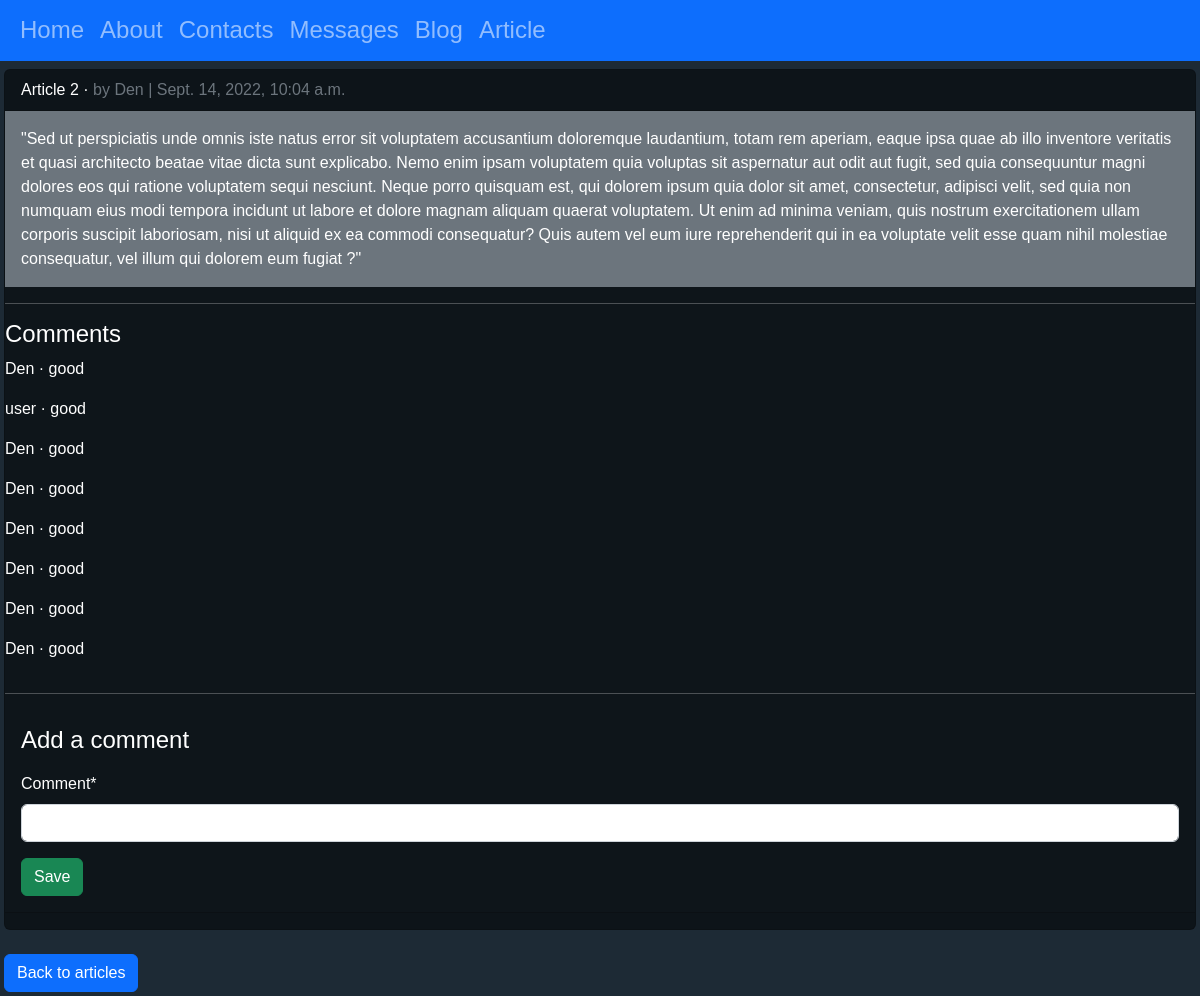
The app's page /articles/article/2/ with its own data.
### articles/models.py (models this page shows, shortened)
class Article(models.Model):
    title = models.CharField(max_length=255)
    body = models.TextField()
    date = models.DateTimeField(auto_now_add=True)
    author = models.ForeignKey("auth.User", on_delete=models.CASCADE)

class Comment(models.Model):
    article = models.ForeignKey(Article, on_delete=models.CASCADE)
    comment = models.CharField(max_length=140)
    date = models.DateTimeField(auto_now_add=True)
    author = models.ForeignKey("auth.User", on_delete=models.CASCADE)
    def __str__(self):
        return self.comment

### articles/views.py (the view, shortened to what this page needs)
# urls.py: path("article/<int:pk>/", ArticleDetailView.as_view(), name = "article_detail"),
class ArticleDetailView(View):
    def get(self, request, *args, **kwargs):
        view = CommentGet.as_view()
        return view(request, *args, **kwargs)

### articles/forms.py
class CommentForm(forms.ModelForm):
    class Meta:
        model = Comment
        fields = ("comment",)

### articles/views.py (called while the page is built)
    def get_context_data(self, **kwargs):
        context = super().get_context_data(**kwargs)
        context["form"] = CommentForm()
        return context

### templates/article_detail.html (shortened to what this page needs)
{% extends "base.html" %}
{% load crispy_forms_tags %}
{% block content %}
<div class="card bg-black bg-opacity-50">
    <div class="card-header">
        <span class="font-weight-bold">{{ article.title }}</span> &middot;
        <span class="text-muted">by {{ article.author }} |
            {{ article.date }}</span>
    </div>
    <div class="card-body bg-secondary">
        {{ article.body }}
    </div>
    <hr>
    <h4 class="text-white">Comments</h4>
    {% for comment in article.comment_set.all %}
    <p class="text-white">{{ comment.author }} &middot; {{ comment }}</p>
    {% endfor %}
    <hr>
    <div class="p-3">
        <h4>Add a comment</h4>
        <form action="" method="post">
            {{ form|crispy }}
            <button class="btn btn-success ml-2" type="submit">Save</button>
        </form>
    </div>
    <div class="card-footer text-center text-muted">
    </div>
</div>
<br />
<a href="{% url 'article_list' %}" class="btn btn-primary">Back to articles</a>
{% endblock content %}

### static/css/base.css (style rules this page uses)
body { background-color: #1d2a35; font-family: Verdana, Geneva, Tahoma, sans-serif; color: white; }
label { display: block; position: top; padding-top: 10px }
input { font-family: Verdana, Geneva, Tahoma, sans-serif; width: 20%; background-color: #a7a7a4; }

### records on screen
Article: title "Article 2", author "Den", date "Sept. 14, 2022, 10:04 a.m.", body "\"Sed ut perspiciatis unde omnis iste natus error sit voluptatem accusantium doloremque laudantium, totam rem aperiam, eaque ipsa quae ab illo inventore veritatis et quasi architecto beatae vitae dicta sunt explicabo. Nemo enim ipsam voluptatem quia voluptas sit aspernatur aut odit aut fugit, sed quia consequuntur magni dolores eos qui ratione voluptatem sequi nesciunt. Neque porro quisquam est, qui dolorem ipsum quia dolor sit amet, consectetur, adipisci velit, sed quia non numquam eius modi tempora incidunt ut labore et dolore magnam aliquam quaerat voluptatem. Ut enim ad minima veniam, quis nostrum exercitationem ullam corporis suscipit laboriosam, nisi ut aliquid ex ea commodi…"
Comment: author "Den", comment "good"
Comment: author "user", comment "good"
Comment: author "Den", comment "good"
Comment: author "Den", comment "good"
Comment: author "Den", comment "good"
Comment: author "Den", comment "good"
Comment: author "Den", comment "good"
Comment: author "Den", comment "good"
